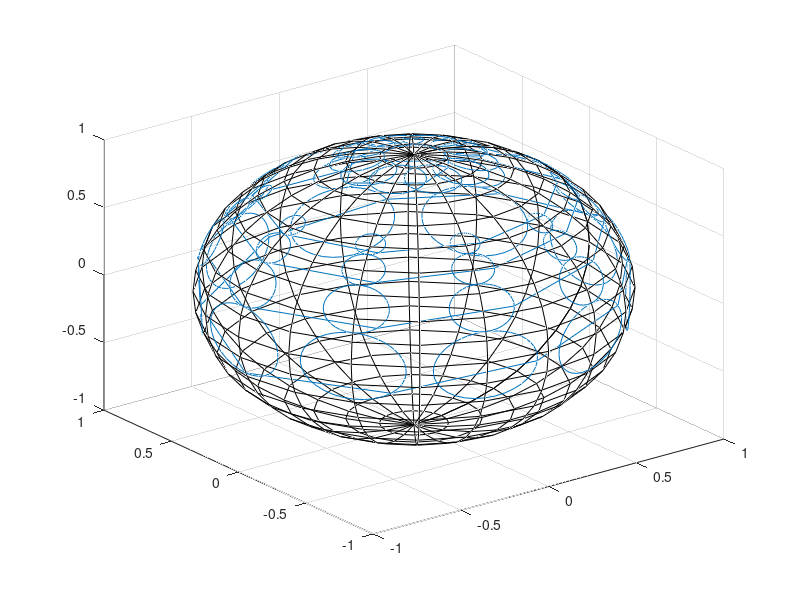

This chart was generated by the following MATLAB code:
clear 
close all
clc

%% Crear curva en 2d
%t = -100:1:1000;
%x = 1.5*cosd(t)-cosd(30*t);
%y = 1.5*sind(t)-sind(30*t);

%% Prueba 1
%r1 = 5;
%r2 = 2;
%t = 0:pi/20:2 * pi;
%x = r1 * cos(t);
%y = r1 * sin(t);

%for i = 1 : length(t) + 1
%    x1 = x(i) + r2 * cos(t);
%    y1 = y(i) + r2 * cos(t);
%    plot(x1, y1)
%    hold on
%end

%% Prueba 2
r = 10;%Radio

theta = 0:pi/20:2*pi; 

x = r*cos(theta);
y = r*sin(theta);
count=0;

xs=[];
ys=[];

for i = 1:length(theta)-1    
    if mod(i,4)==1
        x1 = x(i) + 5*cos(theta);
        y1 = y(i) + 5*sin(theta);
        %plot(x1,y1)
        %hold on
        xs = [xs, x1];
        ys = [ys, y1];

    end
end

for k = 1:4
    r = 2.5 - count;%Radio

    theta = 0:pi/20:2*pi; 

    x = r*cos(theta);
    y = r*sin(theta);

    %xs=[];
    %ys=[];

    for i = 1:length(theta)-1    
        if mod(i,4)==1
            x1 = x(i) + 0.25*cos(theta);
            y1 = y(i) + 0.25*sin(theta);
            %plot(x1,y1)
            %hold on
            xs = [xs, x1];
            ys = [ys, y1];

        end
    end
    count = count+0.5;
end



z = xs + 1i*ys;
%plot(xs, ys)
x = xs
y = ys


%% Pasar a complejo
%z = x + 1i*y;

% Formula Plano Complejo -> Esfera de Riemann
x1 = (2 .* x)./((abs(z).^2+1));
x2 = (2 .* y)./((abs(z).^2 + 1));
x3 = (abs(z).^2 - 1)./(abs(z).^2 + 1);

% Plot sphere
[x, y, z] = sphere;
mesh(x,y,z, 'edgecolor', 'k')
hidden off
hold on

% Dibujar la curva en 3d
plot3(x1, x2, x3)